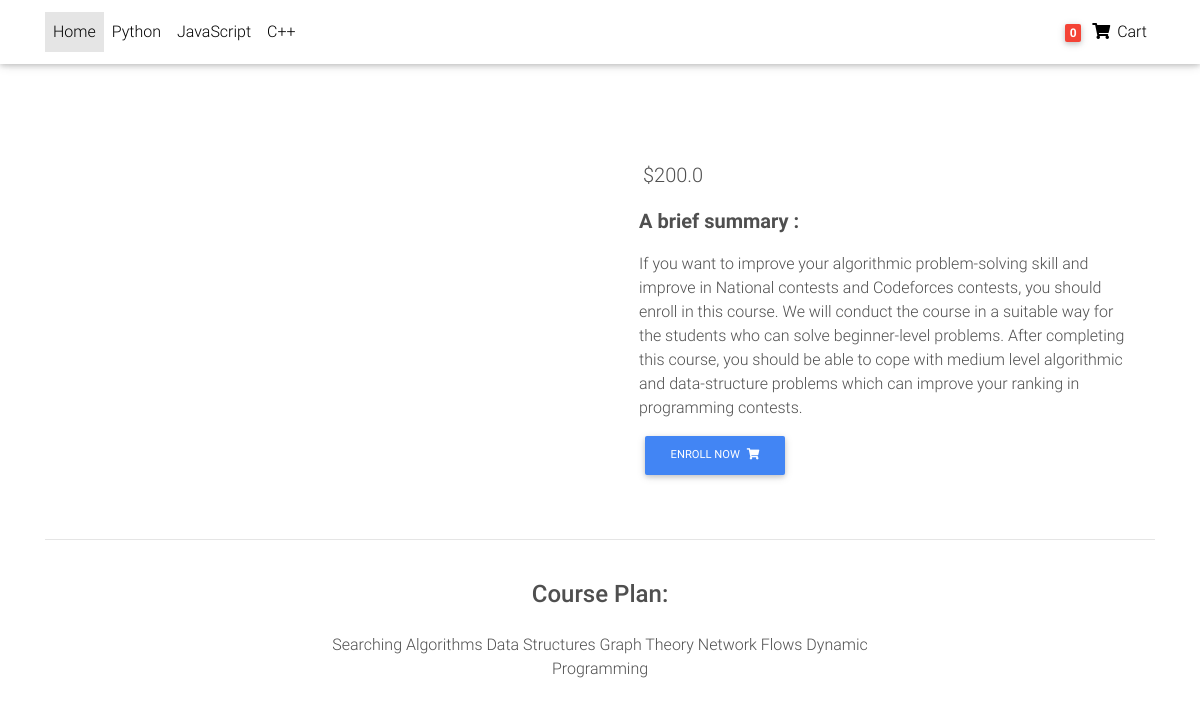
/product/demo_2/, run on the app's committed database.
### main/models.py (models this page shows, shortened)
class Item(models.Model):
    title = models.CharField(max_length = 200)
    price = models.FloatField()
    category = models.CharField(choices = category,max_length = 5)
    label = models.CharField(choices = label,max_length = 1)
    slug = models.SlugField()
    description = models.TextField()
    def get_add_to_cart(self):
        return reverse('main:add-to-cart',kwargs = {'slug' : self.slug})

### main/views.py (the view)
# urls.py: path('product/<slug>/',ItemDetailView.as_view(),name = 'product'),
class ItemDetailView(DetailView):
    model = Item
    template_name = 'product.html'

### templates/product.html (shortened to what this page needs)
{% load static %}
<!DOCTYPE html>
<html lang="en">
<head>
  <link rel="stylesheet" href="https://use.fontawesome.com/releases/v5.11.2/css/all.css">
  <link href="{% static 'css/bootstrap.min.css' %}" rel="stylesheet">
  <link href="{% static 'css/mdb.min.css' %}" rel="stylesheet">
  <link href="{% static 'css/style.min.css' %}" rel="stylesheet">
</head>
<body>
  <nav class="navbar fixed-top navbar-expand-lg navbar-light white scrolling-navbar">
    <div class="container">
      <div class="collapse navbar-collapse" id="navbarSupportedContent">
        <ul class="navbar-nav mr-auto">
          <li class="nav-item active">
            <a class="nav-link waves-effect" href="/">Home
            </a>
          </li>
          <li class="nav-item">
            <a class="nav-link waves-effect" href="#" target="_blank">Python</a>
          </li>
          <li class="nav-item">
            <a class="nav-link waves-effect" href="#"
              target="_blank">JavaScript</a>
          </li>
          <li class="nav-item">
            <a class="nav-link waves-effect" href="#" target="_blank">C++</a>
          </li>
        </ul>
        <ul class="navbar-nav nav-flex-icons">
          <li class="nav-item">
            <a class="nav-link waves-effect">
              <span class="badge red z-depth-1 mr-1"> 0 </span>
              <i class="fas fa-shopping-cart"></i>
              <span class="clearfix d-none d-sm-inline-block"> Cart </span>
            </a>
          </li>
        </ul>
      </div>
    </div>
  </nav>
  <main class="mt-5 pt-4">
    <div class="container dark-grey-text mt-5">
      <div class="row wow fadeIn">
        <div class="col-md-6 mb-4">
        </div>
        <div class="col-md-6 mb-4">
          <div class="p-4">
            <p class="lead">
              <span>${{object.price}}</span>
            </p>
            <p class="lead font-weight-bold">A brief summary : </p>
            <p>{{object.description}}</p>
            <a href ="{{object.get_add_to_cart}}"class="btn btn-primary btn-md my-0 p" >Enroll Now
              <i class="fas fa-shopping-cart ml-1"></i>
            </a>
          </div>
        </div>
      </div>
      <hr>
      <div class="row d-flex justify-content-center wow fadeIn">
        <div class="col-md-6 text-center">
          <h4 class="my-4 h4">Course Plan: </h4>
          <p>Searching Algorithms
            Data Structures
            Graph Theory
            Network Flows
            Dynamic Programming
          </p>
        </div>
      </div>
      <div class="row wow fadeIn">
        <div class="col-lg-4 col-md-12 mb-4">
        </div>
        <div class="col-lg-4 col-md-6 mb-4">
        </div>
        <div class="col-lg-4 col-md-6 mb-4">
        </div>
      </div>
    </div>
  </main>
</body>
</html>

### data on the page
Item: price "200.0", description "If you want to improve your algorithmic problem-solving skill and improve in National contests and Codeforces contests, you should enroll in this course. We will conduct the course in a suitable way for the students who can solve beginner-level problems. After completing this course, you should be able to cope with medium level algorithmic and data-structure problems which can improve your ranking in programming contests."
